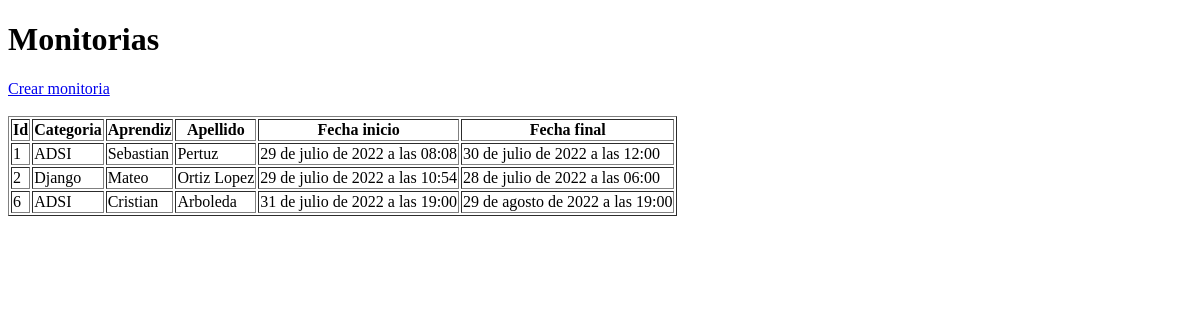
Before: /territorio/monitoria/ with the older database file.
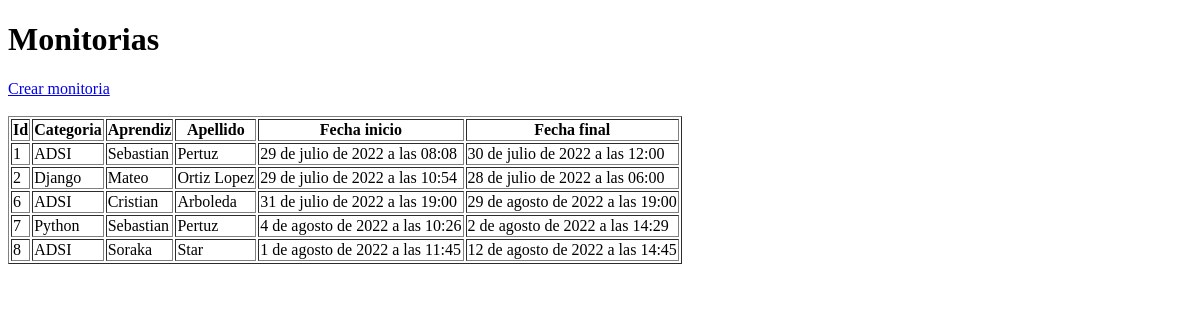
After: the same page with the newer database file.
### territorio/models.py (models this page shows, shortened)
class Monitoria(models.Model):
    cat = models.CharField(max_length=100)
    aprendiz = models.ForeignKey(Aprendiz, on_delete = models.DO_NOTHING)
    fecha_inicio = models.DateTimeField()
    fecha_final = models.DateTimeField()

class Aprendiz(models.Model):
    cedula = models.IntegerField(primary_key=True)
    nombre = models.CharField(max_length=100, blank=True)
    apellido = models.CharField(max_length=100)
    fecha_nacimiento = models.DateField()
    def __str__(self):
        return self.nombre

### territorio/views.py (the view)
# urls.py: path('monitoria/', views.listarMonitorias, name="monitorias"),
def listarMonitorias(request):
    m = Monitoria.objects.all()
    contexto = { 'datos': m}
    return render(request, 'territorio/monitoria/listar_monitoria.html', contexto)

### territorio/templates/territorio/monitoria/listar_monitoria.html (shortened to what this page needs)
<!DOCTYPE html>
<html lang="en">
<head>
</head>
<body>
    <h1>Monitorias</h1>
    <a href="{% url 'territorio:form-monitoria' %}">Crear monitoria</a><br/><br/>
    {% if datos %}
        <table border="1">
            <thead>
                <tr>
                    <th>Id</th>
                    <th>Categoria</th>
                    <th>Aprendiz</th>
                    <th>Apellido</th>
                    <th>Fecha inicio</th>
                    <th>Fecha final</th>
                </tr>
            </thead>
            <tbody>
                {% for i in datos %}
                    <tr>
                        <td>{{i.id}}</td>
                        <td>{{i.cat}}</td>
                        <td>{{i.aprendiz}}</td>
                        <td>{{i.aprendiz.apellido}}</td>
                        <td>{{i.fecha_inicio}}</td>
                        <td>{{i.fecha_final}}</td>
                    </tr>
                {% endfor %}
            </tbody>
        </table>
    {% endif %}
</body>
</html>

Changed rows visible on the page:
added Monitoria: id "7", cat "Python", aprendiz "Sebastian", aprendiz.apellido "Pertuz", fecha_inicio "4 de agosto de 2022 a las 10:26", fecha_final "2 de agosto de 2022 a las 14:29"
added Monitoria: id "8", cat "ADSI", aprendiz "Soraka", aprendiz.apellido "Star", fecha_inicio "1 de agosto de 2022 a las 11:45", fecha_final "12 de agosto de 2022 a las 14:45"
